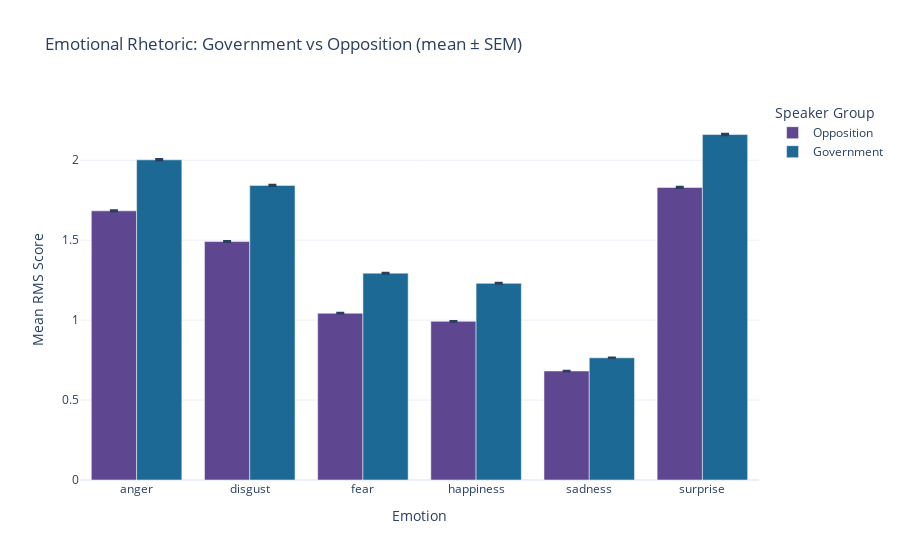

The notebook cell saved with this chart:
### Code cell
fig = px.bar(
    plot_df,
    x="emotion",
    y="mean_score",
    color="gov_label",
    barmode="group",
    error_y="sem",
    color_discrete_sequence=px.colors.qualitative.Prism,
    category_orders={"gov_label": plot_df["gov_label"].unique()[::-1]},  # reversed order
    labels={
        "emotion": "Emotion",
        "mean_score": "Mean RMS Score",
        "gov_label": "Group"
    },
    title="Emotional Rhetoric: Government vs Opposition (mean ± SEM)"
)

fig.update_layout(
    legend_title_text="Speaker Group",
    bargap=0.20,
    template="plotly_white",
)

# Optional: tidy y-range a bit
ymax = plot_df["mean_score"].max()
fig.update_yaxes(range=[0, ymax * 1.1])

fig.show()

### Figure 1 — Plotly figure (JSON) as saved in the notebook; plotly's stock layout.template omitted (floating-point values rounded to 4 significant figures)
{"data": [{"alignmentgroup": "True", "error_y": {"array": [0.003458, 0.003144, 0.002168, 0.002062, 0.001405, 0.003658]}, "hovertemplate": "Group=Opposition<br>Emotion=%{x}<br>Mean RMS Score=%{y}<extra></extra>", "legendgroup": "Opposition", "marker": {"color": "rgb(95, 70, 144)", "pattern": {"shape": ""}}, "name": "Opposition", "offsetgroup": "Opposition", "orientation": "v", "showlegend": true, "textposition": "auto", "type": "bar", "x": ["anger", "disgust", "fear", "happiness", "sadness", "surprise"], "xaxis": "x", "y": [1.683, 1.491, 1.043, 0.9926, 0.6819, 1.83], "yaxis": "y"}, {"alignmentgroup": "True", "error_y": {"array": [0.004798, 0.004438, 0.003055, 0.002913, 0.001801, 0.005005]}, "hovertemplate": "Group=Government<br>Emotion=%{x}<br>Mean RMS Score=%{y}<extra></extra>", "legendgroup": "Government", "marker": {"color": "rgb(29, 105, 150)", "pattern": {"shape": ""}}, "name": "Government", "offsetgroup": "Government", "orientation": "v", "showlegend": true, "textposition": "auto", "type": "bar", "x": ["anger", "disgust", "fear", "happiness", "sadness", "surprise"], "xaxis": "x", "y": [2.003, 1.843, 1.294, 1.23, 0.7643, 2.161], "yaxis": "y"}], "layout": {"bargap": 0.2, "barmode": "group", "legend": {"title": {"text": "Speaker Group"}, "tracegroupgap": 0}, "title": {"text": "Emotional Rhetoric: Government vs Opposition (mean ± SEM)"}, "xaxis": {"anchor": "y", "domain": [0, 1], "title": {"text": "Emotion"}}, "yaxis": {"anchor": "x", "domain": [0, 1], "range": [0, 2.377], "title": {"text": "Mean RMS Score"}}}}
